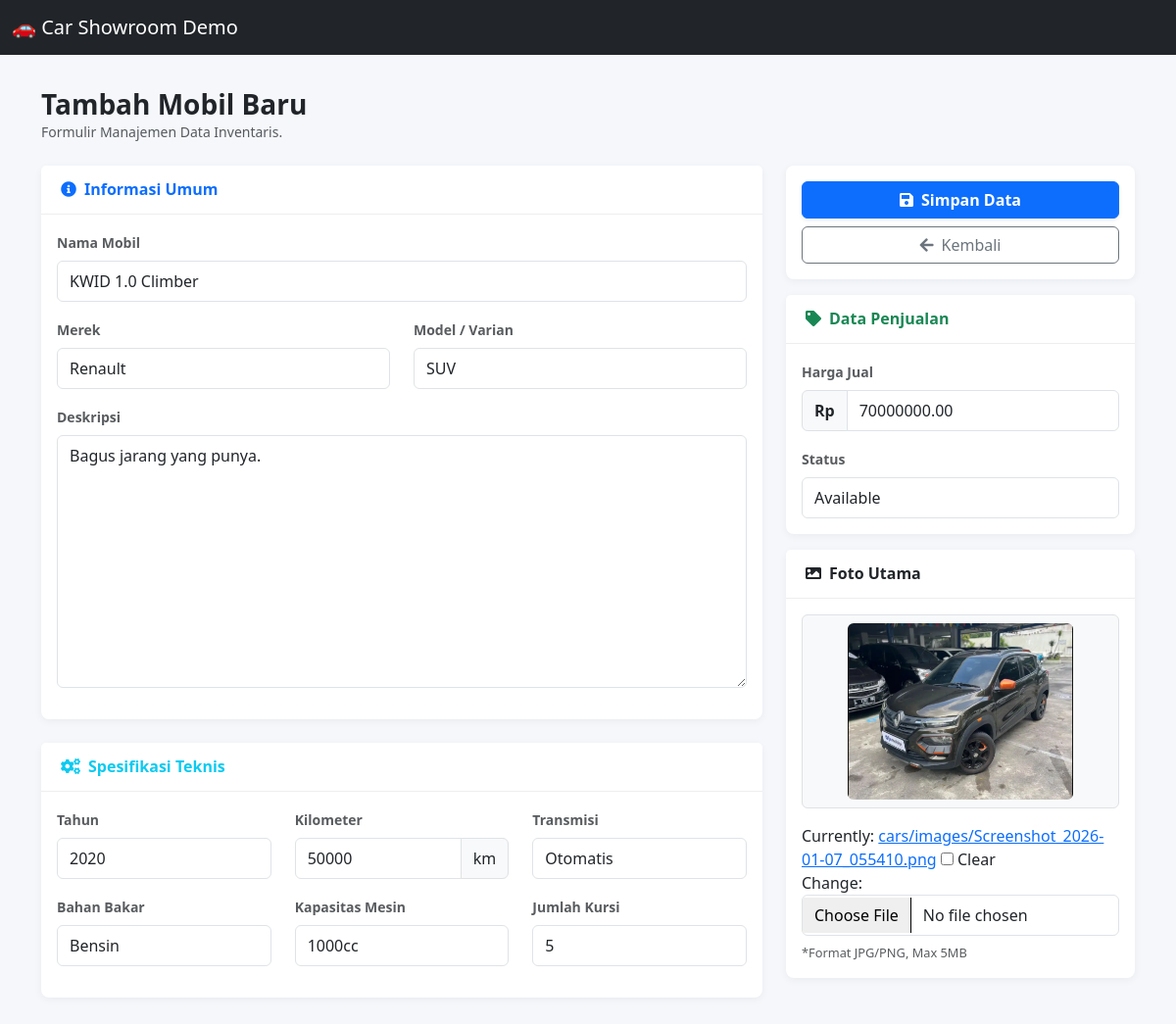
Screenshot of /update/12/?next=/demo/dashboard/carlist/ with the database file from the repository.
### cars/models.py (models this page shows, shortened)
class Cars(models.Model):
    id = models.AutoField(primary_key=True)
    nama = models.CharField(max_length=100)
    harga = models.DecimalField(max_digits=12, decimal_places=2)
    merek = models.CharField(max_length=50)
    model = models.CharField(max_length=50)
    tahun = models.IntegerField()
    kilometer = models.IntegerField()
    transmisi = models.CharField(max_length=20, choices=[('auto','Otomatis'), ('manual', 'Manual')])
    jenis_bahan_bakar = models.CharField(max_length=20, choices=[('bensin','Bensin'), ('diesel', 'Diesel'), ('elektrik', 'Elektrik')])
    mesin = models.CharField(max_length=50)
    tempat_duduk = models.IntegerField()
    deskripsi = models.TextField()
    gambar = models.ImageField(upload_to='cars/images/',blank=True, null=True)
    status = models.CharField(max_length=20,
                              choices=[('available','Available'),('sold','Sold'),('booked','Booked')],default='available')

### cars/views.py (the view)
# urls.py: path('update/<int:car_id>/', updateCar, name='update_car'),
def updateCar(request, car_id):
    car = get_object_or_404(Cars, id=car_id)
    if request.method == 'POST':
        form = CarsForm(request.POST, request.FILES, instance=car)
        if form.is_valid():
            updated_car = form.save()
            log_activity(
                user=request.user,
                action='UPDATE',
                target_model='Mobil',
                description=f"Update mobil {updated_car.nama} ({updated_car.merek})"
            )
            next_url = request.GET.get('next', 'carList')
            return redirect(next_url)
        else:
            logger.error("Form submission failed: %s", form.errors)
    else:
        form = CarsForm(instance=car)
    context = {
        'form': form
    }
    return render(request, 'cars/car_form.html',context=context)

### cars/forms.py (shortened to what this page needs)
class CarsForm(forms.ModelForm):
    class Meta:
        model = Cars
        fields = ['nama', 'harga', 'status', 'merek', 'model', 'tahun', 'kilometer', 'transmisi', 'jenis_bahan_bakar', 'mesin', 'tempat_duduk', 'deskripsi','gambar']

### cars/templates/cars/car_form.html (shortened to what this page needs)
{% extends "demo/base.html" %}
{% load static %}
{% block content %}
<div class="container-fluid">
    <div class="d-flex justify-content-between align-items-center mb-4">
        <div>
            <h3 class="fw-bold text-dark mb-0">
                {% if car.id %}Edit Data Mobil{% else %}Tambah Mobil Baru{% endif %}
            </h3>
            <p class="text-muted small mb-0">Formulir Manajemen Data Inventaris.</p>
        </div>
    </div>
    <form method="POST" enctype="multipart/form-data">
        <div class="row">
            <div class="col-lg-8">
                <div class="card mb-4">
                    <div class="card-header bg-white">
                        <h6 class="mb-0 fw-bold text-primary"><i class="fas fa-info-circle me-2"></i>Informasi Umum</h6>
                    </div>
                    <div class="card-body">
                        <div class="mb-3">
                            <label class="form-label fw-bold small text-muted">Nama Mobil</label>
                            {{ form.nama }}
                        </div>
                        <div class="row">
                            <div class="col-md-6 mb-3">
                                <label class="form-label fw-bold small text-muted">Merek</label>
                                {{ form.merek }}
                            </div>
                            <div class="col-md-6 mb-3">
                                <label class="form-label fw-bold small text-muted">Model / Varian</label>
                                {{ form.model }}
                            </div>
                        </div>
                        <div class="mb-3">
                            <label class="form-label fw-bold small text-muted">Deskripsi</label>
                            {{ form.deskripsi }}
                        </div>
                    </div>
                </div>
                <div class="card mb-4">
                    <div class="card-header bg-white">
                        <h6 class="mb-0 fw-bold text-info"><i class="fas fa-cogs me-2"></i>Spesifikasi Teknis</h6>
                    </div>
                    <div class="card-body">
                        <div class="row">
                            <div class="col-md-4 mb-3">
                                <label class="form-label fw-bold small text-muted">Tahun</label>
                                {{ form.tahun }}
                            </div>
                            <div class="col-md-4 mb-3">
                                <label class="form-label fw-bold small text-muted">Kilometer</label>
                                <div class="input-group">
                                    {{ form.kilometer }}
                                    <span class="input-group-text">km</span>
                                </div>
                            </div>
                            <div class="col-md-4 mb-3">
                                <label class="form-label fw-bold small text-muted">Transmisi</label>
                                {{ form.transmisi }}
                            </div>
                        </div>
                        <div class="row">
                            <div class="col-md-4 mb-3">
                                <label class="form-label fw-bold small text-muted">Bahan Bakar</label>
                                {{ form.jenis_bahan_bakar }}
                            </div>
                            <div class="col-md-4 mb-3">
                                <label class="form-label fw-bold small text-muted">Kapasitas Mesin</label>
                                {{ form.mesin }}
                            </div>
                            <div class="col-md-4 mb-3">
                                <label class="form-label fw-bold small text-muted">Jumlah Kursi</label>
                                {{ form.tempat_duduk }}
                            </div>
                        </div>
                    </div>
                </div>
            </div>
            <div class="col-lg-4">
                <div class="card mb-3">
                    <div class="card-body p-3">
                        <button type="submit" class="btn btn-primary w-100 mb-2 fw-bold shadow-sm">
                            <i class="fas fa-save me-2"></i>Simpan Data
                        </button>
                        {% if car.id %}
                        <a href="{% url 'detail_car' car.id %}" class="btn btn-outline-secondary w-100">
                            <i class="fas fa-times me-2"></i>Batal
                        </a>
                        {% else %}
                        <a href="{% url 'demo_carlist_dashboard' %}" class="btn btn-outline-secondary w-100">
                            <i class="fas fa-arrow-left me-2"></i>Kembali
                        </a>
                        {% endif %}
                    </div>
                </div>
                <div class="card mb-3">
                    <div class="card-header bg-white">
                        <h6 class="mb-0 fw-bold text-success"><i class="fas fa-tag me-2"></i>Data Penjualan</h6>
                    </div>
                    <div class="card-body">
                        <div class="mb-3">
                            <label class="form-label fw-bold small text-muted">Harga Jual</label>
                            <div class="input-group">
                                <span class="input-group-text fw-bold">Rp</span>
                                {{ form.harga }}
                            </div>
                        </div>
                        <div class="mb-0">
                            <label class="form-label fw-bold small text-muted">Status</label>
                            {{ form.status }}
                        </div>
                    </div>
                </div>
                <div class="card mb-3">
                    <div class="card-header bg-white">
                        <h6 class="mb-0 fw-bold text-dark"><i class="fas fa-image me-2"></i>Foto Utama</h6>
                    </div>
                    <div class="card-body text-center">
                        <div class="image-upload-wrapper mb-3 p-2 bg-light border rounded">
                            {% if form.instance.gambar %}
                                <img src="{{ form.instance.gambar.url }}" id="imgPreview" class="img-fluid rounded" style="max-height: 180px;">
                            {% else %}
                                <img src="https://via.placeholder.com/300x200?text=Preview+Foto" id="imgPreview" class="img-fluid rounded opacity-50" style="max-height: 180px;">
                            {% endif %}
                        </div>
                        <div class="text-start">
                            {% if form.gambar %}
                                {{ form.gambar }}
                            {% else %}
                                <div class="alert alert-warning small py-1 px-2">
                                    <i class="fas fa-exclamation-triangle"></i> Field 'gambar' belum ditambahkan di forms.py
                                </div>
                            {% endif %}
                            <small class="text-muted d-block mt-2" style="font-size: 0.8rem;">*Format JPG/PNG, Max 5MB</small>
                        </div>
                    </div>
                </div>
            </div>
        </div>
    </form>
</div>
{% endblock content %}

### demo/static/demo/css/base_style.css (style rules this page uses)
body { min-height: 100vh; display: flex; background-color: #f5f7fb; font-family: 'Segoe UI', Tahoma, Geneva, Verdana, sans-serif; }
.card { border: none; border-radius: 8px; box-shadow: 0 2px 8px rgba(0,0,0,0.05); }
.card-header { border-bottom: 1px solid #eee; padding: 15px 20px; }
.form-control, .form-select { border-radius: 6px; border: 1px solid #dfe3e7; padding: 8px 12px; }
.image-upload-wrapper { background: #f8f9fa; border: 2px dashed #dee2e6; transition: border-color 0.3s; }

### rows the page displays
Cars: nama "KWID 1.0 Climber", merek "Renault", model "SUV", deskripsi "Bagus jarang yang punya.", tahun "2020", kilometer "50000", transmisi "Otomatis", jenis_bahan_bakar "Bensin", mesin "1000cc", tempat_duduk "5", harga "70000000.00", status "Available", instance.gambar (picture)
